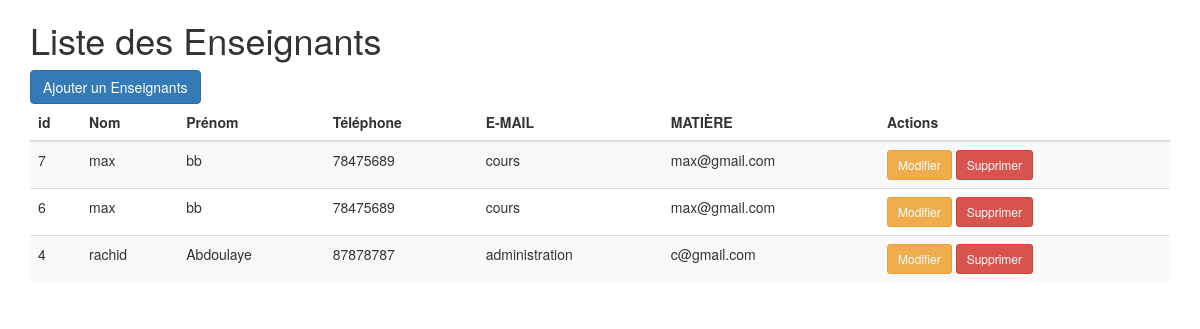
Page /views/Enseignants/listeEnseignants.php (signed in) on the committed database.
### tables this page shows
CREATE TABLE IF NOT EXISTS `enseignants` (
  `id` int(11) NOT NULL AUTO_INCREMENT,
  `nom` varchar(50) NOT NULL,
  `prenom` varchar(50) NOT NULL,
  `tel` bigint(50) NOT NULL,
  `email` varchar(50) NOT NULL,
  `matiere` varchar(50) NOT NULL,
  PRIMARY KEY (`id`)
);

### models/etudiantService.php (called while the page is built, shortened)
<?php
require_once('Provider.php');
class etudiantService {
    private $con;
    public function __construct() {
        $provider = new Provider();
        $this->con = $provider->getConnection();
    }
    public function getAllEnseignants() {
        try {
            $requete = "SELECT * FROM enseignants ORDER BY id DESC";
            $stmt = $this->con->prepare($requete);
            $stmt->execute();
            return $stmt->fetchAll(PDO::FETCH_ASSOC);
        } catch (PDOException $e) {
            echo "Erreur lors de la récupération des enseignants: " . $e->getMessage();
            return [];
        }
    }
}
?>

### models/Provider.php (called while the page is built, shortened)
<?php
class Provider {
    private $host = 'localhost';
    private $dbname = 'projet_php';
    private $username = 'root';
    private $password = '';
    public function getConnection() {
        try {
            $this->con = new PDO("mysql:host=$this->host;dbname=$this->dbname", $this->username, $this->password);
            $this->con->setAttribute(PDO::ATTR_ERRMODE, PDO::ERRMODE_EXCEPTION);
            return $this->con;
        } catch (PDOException $exception) {
            echo "Erreur de connexion à la base de données: " . $exception->getMessage();
            return NULL;
        }
    }
}
?>

### views/Enseignants/listeEnseignants.php (the view, shortened to what this page needs)
<!DOCTYPE html>
<html lang="fr">
<head>
    <link href="../bootstrap/css/bootstrap.css" rel="stylesheet">
</head>
<body>
<div class="container">
    <h1 class="mt-4">Liste des Enseignants</h1>
    <a href="formEnseignants.php" class="btn btn-primary mb-3">Ajouter un Enseignants</a>
    <table class="table table-striped">
        <thead>
            <tr>
                <th>id</th>
                <th>Nom</th>
                <th>Prénom</th>
                <th>Téléphone</th>
                <th>E-MAIL</th>
                <th>MATIÈRE </th>
                <th>Actions</th>
            </tr>
        </thead>
        <tbody>
            <?php
            require_once('../../models/etudiantService.php');
            $enService = new etudiantService();
            $etudiants = $enService->getAllEnseignants();
            ?>
            <?php
            foreach ($etudiants as $en) {
                ?>
                <tr>
                    <td><?php echo $en['id']; ?></td>
                    <td><?php echo $en['nom']; ?></td>
                    <td><?php echo $en['prenom']; ?></td>
                    <td><?php echo $en['tel']; ?></td>
                    <td><?php echo $en['email']; ?></td>
                    <td><?php echo $en['matiere']; ?></td>
                    <td>
                        <a href='modifierEnseignants.php?id=<?php echo $en['id']; ?>' class='btn btn-warning btn-sm'>Modifier</a>
                        <a href='delete.php?id=<?php echo $en['id']; ?>' class='btn btn-danger btn-sm' onclick='return confirm(\"Êtes-vous sûr de vouloir supprimer cet étudiant ?"\)'>Supprimer</a>
                    </td>
                </tr>
                <?php
            }
            ?>
        </tbody>
    </table>
</div>
</body>
</html>

### rows in the picture
enseignants: id "7", nom "max", prenom "bb", tel "78475689", email "cours", matiere "max@gmail.com"
enseignants: id "6", nom "max", prenom "bb", tel "78475689", email "cours", matiere "max@gmail.com"
enseignants: id "4", nom "rachid", prenom "Abdoulaye", tel "87878787", email "administration", matiere "c@gmail.com"
